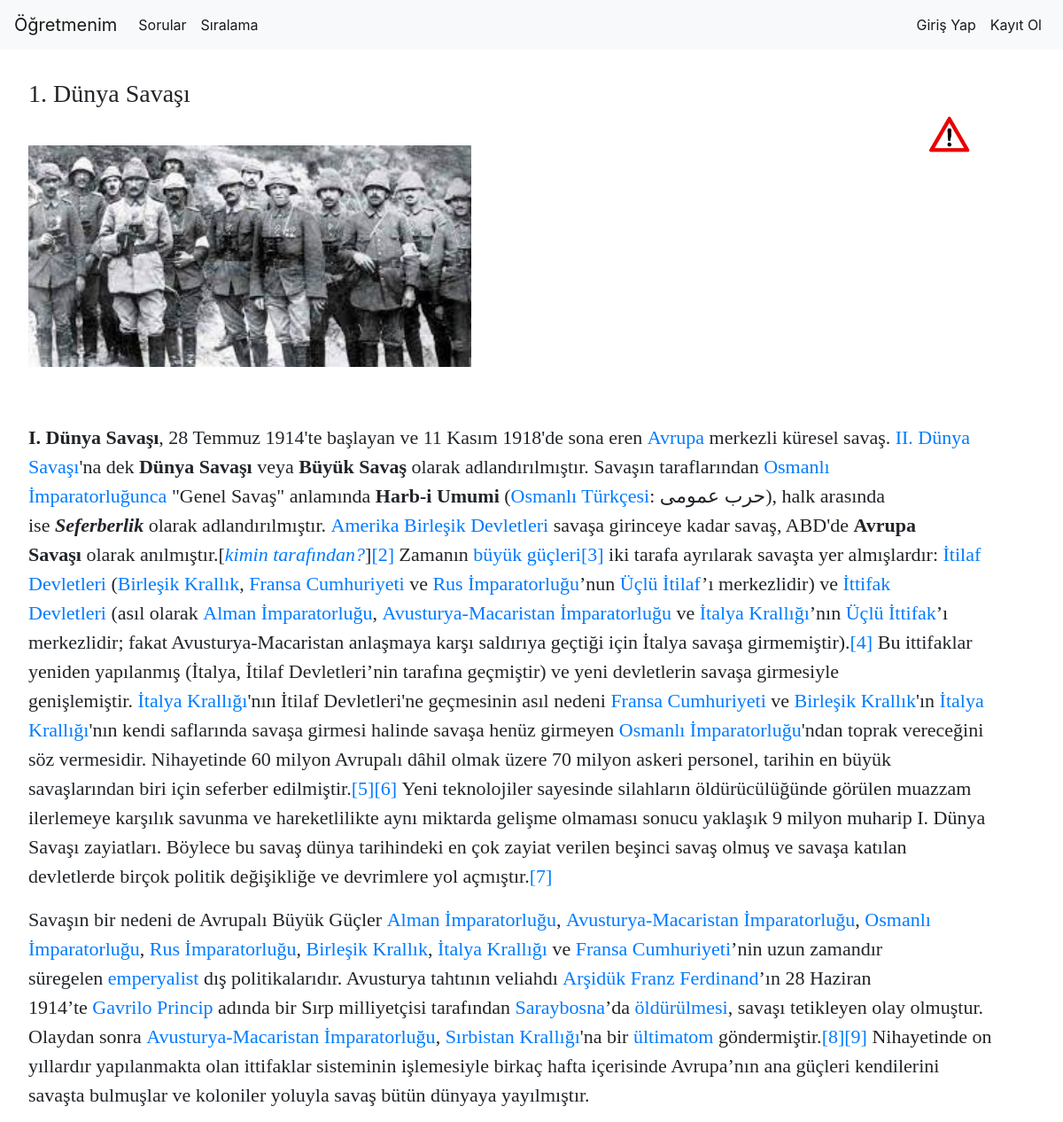
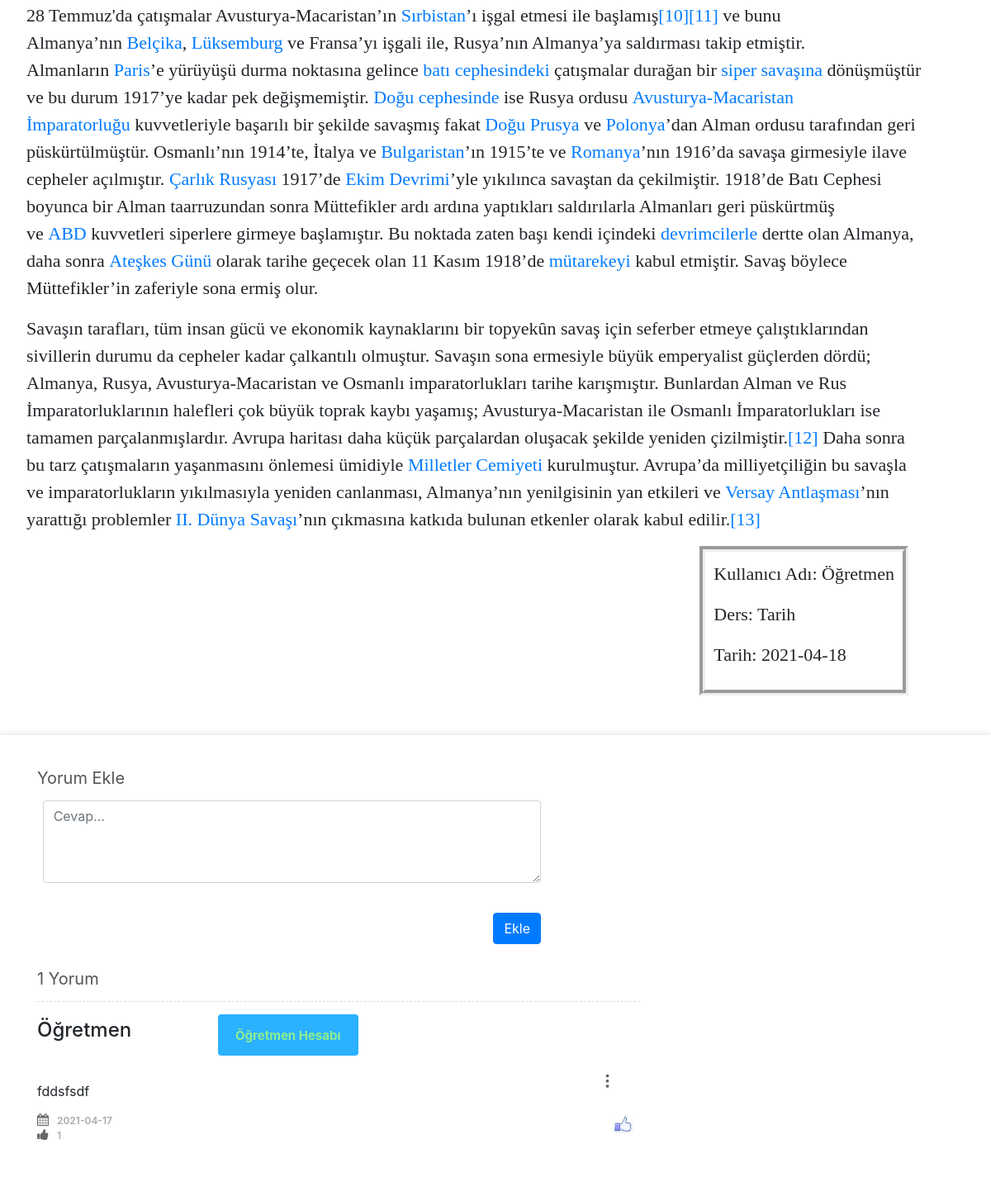
Page /view-question/39 on the committed database (2 pictures, top to bottom).
### tables this page shows
CREATE TABLE "Questions" (
	"id"	INTEGER,
	"title"	TEXT,
	"content"	TEXT,
	"author"	TEXT,
	"lesson"	TEXT,
	"date"	TEXT,
	"imageName"	TEXT UNIQUE,
	"likecounter"	INTEGER,
	"likesid"	TEXT,
	PRIMARY KEY("id" AUTOINCREMENT)
);

CREATE TABLE "Comments" (
	"id"	INTEGER,
	"content"	TEXT,
	"author"	TEXT,
	"questionID"	INTEGER,
	"likecounter"	INTEGER,
	"date"	TEXT,
	"likesid"	TEXT,
	PRIMARY KEY("id" AUTOINCREMENT)
);

### manage.py (the view)
@app.route("/view-question/<string:id>",methods=["GET","POST"])
def viewQuestion(id):
    dataBase = sql.connect("ogretmenim.com.db")
    cursor = dataBase.cursor()
    query = "Select * from Questions where id = ?"
    cursor.execute(query,(id,))
    question = cursor.fetchone()
    query2 = "Select * from Comments where QuestionID = ?"
    cursor.execute(query2,(id,))
    comments = cursor.fetchall()
    commentCount = len(comments)
    try:
        userLikes = []
        userid = str(session["userid"])
        queryUserLikes = "Select id,likesid from Comments"
        cursor.execute(queryUserLikes)
        datas = cursor.fetchall()
        for data in datas:
            if data[1] is not None:
                if userid in data[1]:
                    userLikes.append(data[0])
    except KeyError:
        userLikes = []
        userid = 0
    queryTeachers = "Select username from Accounts where teacherVerify = ?"
    cursor.execute(queryTeachers,(1,))
    teachersData = cursor.fetchall()
    teachers = []
    for teacher in teachersData:
        if len(teacher[0]) >= 3:
            teachers.append(teacher[0])
    cursor.close()
    dataBase.close()
    return render_template("questiondetail.html",question=question,comments=comments,commentCount=commentCount,userid=userid,userLikes=userLikes,teachers=teachers)

### templates/questiondetail.html (shortened to what this page needs)
{% extends "layout.html" %}
{% block body %}
<fieldset>
    <div class="content">
        <h3>{{question[1]}}</h3>
        <a href="/complaint-question"><img src="../static/img/complainticon.png" style="width: 100px; float: right;"></a>
        {% if question[6] %}
            <br>
            <div class="hovereffect" style="width: 500px;">
                <img src="../static/img/{{question[6]}}" style="width: 500px;" class="img-responsive">
                <div class="overlay">
                    <p>
                        <a href="#">
                        </a>
                        <a href="#">
                        </a>
                        <a href="#">
                        </a>
                        <a href="#">
                        </a>
                    </p>
                </div>
            </div>
        {% endif %}
        <br><br><br><br><br><br><br><br><br>
        <p>{{question[2] | safe}}</p>
    </div>
    <div class="info">
        <p>Kullanıcı Adı: {{question[3]}}</p>
        <p>Ders: {{question[4]}}</p>
        <p>Tarih: {{question[5]}}</p>
    </div>
</fieldset>
<br><br>
{% include "includes/comment.html" %}
{% endblock body %}

### templates/layout.html (shortened to what this page needs)
<!DOCTYPE html>
<html lang="tr">
<head>
    <link rel="stylesheet" href="https://maxcdn.bootstrapcdn.com/bootstrap/4.0.0/css/bootstrap.min.css">
    <link rel="stylesheet" href="https://cdnjs.cloudflare.com/ajax/libs/font-awesome/4.3.0/css/font-awesome.min.css">
    <link rel="stylesheet" href="../static/css/css.css">
</head>
<body>
    {% include "includes/navbar.html" %}
    <br>
    <br>
    {% block body%}
    {% endblock body%}
</body>
</html>

### templates/includes/navbar.html (shortened to what this page needs)
<nav class="navbar navbar-expand-lg navbar-light bg-light" style="margin-top: -20px;">
  <a class="navbar-brand" href="/">Öğretmenim</a>
  <div class="collapse navbar-collapse" id="navbarNav">
    <ul class="navbar-nav mr-auto">
      <li class="nav-item active">
        <a class="nav-link" href="/questions">Sorular</a>
      </li>
      <li class="nav-item active">
        <a class="nav-link" href="/ranking">Sıralama</a>
      </li>
    </ul>
    {% if session["logined"] %}
      <ul class="navbar-nav ml-auto">
        <li class="nav-item dropdown nav-item active" style="margin-right: 20px;">
          <a class="nav-link dropdown" href="/#" id="navbarDropdown" role="button" data-toggle="dropdown" aria-haspopup="true" aria-expanded="false">
            <img style="width: 22px;" src="../static/img/settingsicon.png" alt="">
          </a>
          <div class="dropdown-menu" aria-labelledby="navbarDropdown">
            <a class="dropdown-item" href="/my-account">Hesabım</a>
            <a class="dropdown-item" href="/my-questions">Sorularım</a>
            {% if session["teacher"] %}
              {% if session["teacherVerify"] %}
              {% else %}
              <a class="dropdown-item" href="/verify-teacher">Öğretmenlik Doğrulama</a>
              {% endif %}
            {% endif %}
            <div class="dropdown-divider"></div>
            <a class="dropdown-item" href="/logout">Çıkış Yap</a>
          </div>
        </li>
        <li class="nav-item dropdown nav-item active"><a href="/add-question" class="btn btn-danger">Soru Ekle</a></li>
      </ul>
    {% else %}
      <ul class="navbar-nav ml-auto">
        <li class="nav-item active">
          <a class="nav-link" href="/login">Giriş Yap </a>
        </li>
        <li class="nav-item active">
          <a class="nav-link" href="/register">Kayıt Ol </a>
        </li>
      </ul>
    {% endif %}
  </div>
</nav>

### templates/includes/comment.html (shortened to what this page needs)
<link href="https://maxcdn.bootstrapcdn.com/font-awesome/4.3.0/css/font-awesome.min.css" rel="stylesheet">
<section class="content-item" id="comments">
    <div class="container">
    	<div class="row">
            <div class="col-sm-8">
                <form action="/add-comment/{{question[0]}}" method="POST">
                	<h3 class="pull-left">Yorum Ekle</h3>
                    <fieldset>
                        <div class="row">
                            <div class="col-sm-3 col-lg-2 hidden-xs">
                            </div>
                            <div class="form-group col-xs-12 col-sm-9 col-lg-10">
                                <textarea style="margin-left: -120px;" class="form-control" id="message" name = "comment" placeholder="Cevap..." required=""></textarea>
                            </div>
                        </div>
                        <button type="submit" style="margin-top: 20px; margin-right: 120px;" class="btn btn-primary pull-right">Ekle</button>
                    </fieldset>
                </form>
                <h3>{{commentCount}} Yorum</h3>
                {% if comments %}
                    {% for comment in comments %}
                        <div class="media">
                            <div class="media-body">
                                <h4 class="media-heading">{{comment[2]}}</h4>
                                {% if comment[2] in teachers %}
                                    <div class="alert" style="width: 170px; margin-top: -6%; margin-left:30%; background: rgb(42, 177, 255);">
                                        <b style="color: lightgreen; font-size: 15px;">Öğretmen Hesabı</b>
                                    </div>
                                {% endif %}
                                <div class="dropdown" style="margin-top: -10%; margin-left: 90%;">
                                    <button class="dropbtn"><img src="../static/altaltaucnokta.png"></button>
                                </div>
                                <p style="margin-top: -5%;">{{comment[1]}}</p>
                                <ul class="list-unstyled list-inline media-detail pull-left">
                                    <li><i class="fa fa-calendar"></i>{{comment[5]}}</li>
                                    <li><i class="fa fa-thumbs-up"></i>{{comment[4]}}</li>
                                </ul>
                                <ul class="list-unstyled list-inline media-detail pull-right">
                                    <form method="POST" action="/like-dislike-comment/{{question[0]}}/{{comment[0]}}">
                                        {% if comment[0] in userLikes %}
                                        <li><button style="border: 0px; background: white;"><img style="width: 30px;" src="../static/liked.jpg" alt=""></button></li>
                                        {% else %}
                                        <li><button style="border: 0px; background: white;"><img style="width: 30px;" src="../static/like.jpg" alt=""></button></li>
                                        {% endif %}
                                    </form>
                                </ul>
                            </div>
                        </div>
                    {% endfor %}
                {% endif %}
            </div>
        </div>
    </div>
</section>

### static/css/css.css (style rules this page uses)
body { margin-top:20px; }
.content-item { padding:30px 0; background-color:#FFFFFF; }
.content-item h3 { font-weight:400; font-size:20px; color:#555555; margin:10px 0 15px; padding:0; }
#comments { box-shadow: 0 -1px 6px 1px rgba(0,0,0,0.1); background-color:#FFFFFF; }
#comments form { margin-bottom:30px; }
#comments .btn { margin-top:7px; }
#comments form fieldset { clear:both; }
#comments form textarea { height:100px; }
#comments .media { border-top:1px dashed #DDDDDD; padding:20px 0; margin:0; }
#comments .media img { max-width:100px; }
#comments .media h4 { margin:0 0 10px; }
#comments .media p { margin-bottom:15px; text-align:justify; }
#comments .media-detail { margin:0; }
#comments .media-detail li { color:#AAAAAA; font-size:12px; padding-right: 10px; font-weight:600; }
#comments .media-detail li:last-child { padding-right:0; }
#comments .media-detail li i { color:#666666; font-size:15px; margin-right:10px; }
.content { margin-left: 32px; margin-top: -15px; padding-right: 50px; width: 95%; word-wrap: break-word; height: auto; font-family: 'Times New Roman', Times, serif; font-size: 22px; }
.info { float: right; width: auto; height: auto; margin-right: 100px; font-size: 22px; font-family: 'Times New Roman', Times, serif; border-style: groove; border-width: 7px; padding: 10px; }
.hovereffect { width: 100%; height: 100%; float: left; overflow: hidden; position: relative; text-align: center; cursor: default; }
.hovereffect .overlay { width: 100%; height: 100%; position: absolute; overflow: hidden; top: 0; left: 0; }
.hovereffect img { display: block; position: relative; }
.hovereffect h2, .hovereffect p { position: absolute; top: 50%; left: 50%; -webkit-transition: opacity 0.35s, -webkit-transform 0.35s; transition: opacity 0.35s, transform 0.35s; -webkit-transform: translate3d(-50%,-50%,0); transform: translate3d(-50%,-50%,0); -webkit-transform-origin: 50%; -ms-transform-origin: 50%; transform-origin: 50%; background-color: transparent; margin: 0px; padding: 0px; }
.hovereffect .overlay:before { position: absolute; top: 50%; left: 50%; width: 40%; height: 60%; border: 2px solid #fff; content: ''; opacity: 0; filter: alpha(opacity=0); -webkit-transition: opacity 0.35s, -webkit-transform 0.35s; transition: opacity 0.35s, transform 0.35s; -webkit-transform: translate3d(-50%,-50%,0) rotate3d(0,0,1,-45deg) scale3d(0,0,1); transform: translate3d(-50%,-50%,0) rotate3d(0,0,1,-45deg) scale3d(0,0,1); -webkit-transform-origin: 50%; -ms-transform-origin: 50%; transform-origin: 50%; }
.hovereffect p { width: 20%; text-transform: none; font-size: 15px; line-height: 2; }
.hovereffect p a { color: #fff; }
.dropbtn { background-color: white; color: white; padding: 16px; font-size: 16px; border: none; }
.dropdown { position: relative; display: inline-block; }

### rows in the picture
Questions: title "1. Dünya Savaşı", imageName (picture), content "I. Dünya Savaşı , 28 Temmuz 1914'te başlayan ve 11 Kasım 1918'de sona eren Avrupa merkezli küresel savaş. II. Dünya Savaşı 'na dek Dünya Savaşı veya Büyük Savaş olarak adlandırılmıştır. Savaşın taraflarından Osmanlı İmparatorluğunca \"Genel Savaş\" anlamında Harb-i Umumi ( Osmanlı Türkçesi : حرب عمومی), halk arasında ise Seferberlik olarak adlandırılmıştır. Amerika Birleşik Devletleri savaşa girinceye kadar savaş, ABD'de Avrupa Savaşı olarak anılmıştır.[ kimin tarafından? ] [2] Zamanın büyük güçleri [3] iki tarafa ayrılarak savaşta yer almışlardır: İtilaf Devletleri ( Birleşik Krallık , Fransa Cumhuriyeti ve Rus İmparatorluğu ’nun Üçlü İtilaf ’ı merkezlidir) ve İttifak Devletleri (asıl olarak…", author "Öğretmen", lesson "Tarih", date "2021-04-18"
Comments: author "Öğretmen", shows "Öğretmen Hesabı", content "fddsfsdf", date "2021-04-17", likecounter "1"

### other values in the picture
{{ commentCount }} "1"
